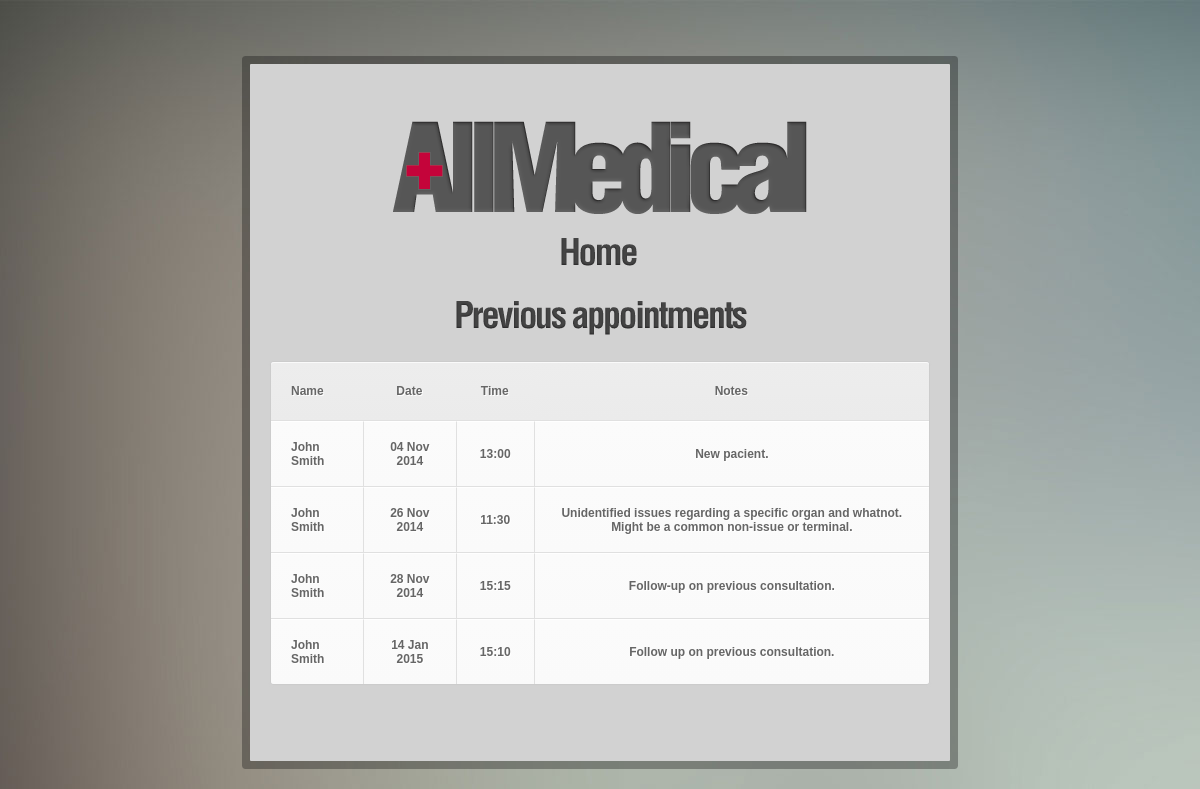
The app's page /previous.php (signed in) with its own data.
### tables this page shows
CREATE TABLE IF NOT EXISTS `appointments` (
  `dr_uid` int(11) NOT NULL,
  `p_uid` int(11) NOT NULL,
  `date` datetime NOT NULL,
  `notes` varchar(100) NOT NULL,
  `p_notes` varchar(100) NOT NULL
);

### previous.php (the view, shortened to what this page needs)
<!DOCTYPE html>
<html lang="en">
	<head>
	<?php
	$uid = $_SESSION['email'];
	$query = mysql_query("SELECT * FROM `user-info` where uid = '$uid'") or die(mysql_error());
	$row = mysql_fetch_array($query) or die("Failed " . mysql_error());
	$usertype = $row['usertype'];
	if($usertype == 'doctor') {
	$appointment_query = mysql_query("SELECT * FROM `appointments` where dr_uid = '$uid' AND date < SYSDATE() order by date") or die(mysql_error());
	}
	else {
	$appointment_query = mysql_query("SELECT * FROM `appointments` where p_uid = '$uid' AND date < SYSDATE() order by date") or die(mysql_error());
	}
	?>
	</head>
	<body>
	<br><br><br><br>
	<div id="center" align="center">
	<br><br><br><br>
	<div id="logo"></div><br>
	<a href = "/wad/"><div id="home"></div></a>
	<br>
	<div id="previous"></div>
	<table cellspacing='0'>
	<tr><th>Name</th><th>Date</th><th>Time</th><th>Notes</th></tr>
	<?php
	while($row = mysql_fetch_array($appointment_query)){
	if ($usertype == 'doctor') {
		$uid = $row['p_uid'];
		$notes = $row['notes'];
		$query = mysql_query("SELECT * FROM `user-info` where uid = '$uid'") or die(mysql_error());
		$row_temp = mysql_fetch_array($query) or die("Failed " . mysql_error());
		$name = "<a href = \"/wad/profile.php?uid=".$uid."\">".$row_temp['firstname']." ".$row_temp['lastname']."</a>";
	}
	else {
		$uid = $row['dr_uid'];
		$notes = $row['p_notes'];
		$query = mysql_query("SELECT * FROM `user-info` where uid = '$uid'") or die(mysql_error());
		$row_temp = mysql_fetch_array($query) or die("Failed " . mysql_error());
		$name = $row_temp['firstname']." ".$row_temp['lastname'];
	}
	$time = date('G:i', strtotime($row['date']));
	$date = date('d M Y', strtotime($row['date']));
    print "<tr><td>".$name."</td><td>".$date."</td><td>".$time."</td><td>".$notes."</td></tr>";
	}
	print "</table>";
	?>
	<br><br><br><br>
	</div>
	<br><br><br><br>
	</body>
</html>

### previous.php (style rules this page uses)
body { background-image: url(img/background.jpg); font-family: Helvetica; font-weight: bold; font-size: 12px; color: #424242; }
div { background-color: #D2D2D2; alignment-adjust: central; }
a:link { color: #373737; text-decoration: none; }
#center { margin-left: auto; margin-right: auto; width: 700px; border-radius: 1px; box-shadow: 0px 0px 0px 8px rgba(0,0,0,0.3); }
#home { background-color: rgba(0, 0, 0, 0); width: 98px; height: 50px; background-image: url(img/home.png); }
#logo { background-color: rgba(0, 0, 0, 0); width: 416px; height: 95px; background-image: url(img/AllMedical-logo.png); }
#previous { background-color: rgba(0, 0, 0, 0); width: 312px; height: 48px; background-image: url(img/previous.png); }
table a:link { color: #666; font-weight: bold; text-decoration:none; }
table { font-family:Arial, Helvetica, sans-serif; color:#666; font-size:12px; text-shadow: 1px 1px 0px #fff; background:#eaebec; margin:20px; border:#ccc 1px solid; -moz-border-radius:3px; -webkit-border-radius:3px; border-radius:3px; -moz-box-shadow: 0 1px 2px #d1d1d1; -webkit-box-shadow: 0 1px 2px #d1d1d1; box-shadow: 0 1px 2px #d1d1d1; }
table th { padding:21px 25px 22px 25px; border-top:1px solid #fafafa; border-bottom:1px solid #e0e0e0; background: #ededed; background: -webkit-gradient(linear, left top, left bottom, from(#ededed), to(#ebebeb)); background: -moz-linear-gradient(top, #ededed, #ebebeb); }
table th:first-child { text-align: left; padding-left:20px; }
table tr:first-child th:first-child { -moz-border-radius-topleft:3px; -webkit-border-top-left-radius:3px; border-top-left-radius:3px; }
table tr:first-child th:last-child { -moz-border-radius-topright:3px; -webkit-border-top-right-radius:3px; border-top-right-radius:3px; }
table tr { text-align: center; padding-left:20px; }
table tr td:first-child { text-align: left; padding-left:20px; border-left: 0; }
table tr td { padding:18px; border-top: 1px solid #ffffff; border-bottom:1px solid #e0e0e0; border-left: 1px solid #e0e0e0; background: #fafafa; background: -webkit-gradient(linear, left top, left bottom, from(#fbfbfb), to(#fafafa)); background: -moz-linear-gradient(top, #fbfbfb, #fafafa); }
table tr:last-child td { border-bottom:0; }
table tr:last-child td:first-child { -moz-border-radius-bottomleft:3px; -webkit-border-bottom-left-radius:3px; border-bottom-left-radius:3px; }
table tr:last-child td:last-child { -moz-border-radius-bottomright:3px; -webkit-border-bottom-right-radius:3px; border-bottom-right-radius:3px; }

### records on screen
appointments: user-info.firstname "John", user-info.lastname "Smith", date "04 Nov 2014", date "13:00", notes "New pacient."
appointments: user-info.firstname "John", user-info.lastname "Smith", date "26 Nov 2014", date "11:30", notes "Unidentified issues regarding a specific organ and whatnot. Might be a common non-issue or terminal."
appointments: user-info.firstname "John", user-info.lastname "Smith", date "28 Nov 2014", date "15:15", notes "Follow-up on previous consultation."
appointments: user-info.firstname "John", user-info.lastname "Smith", date "14 Jan 2015", date "15:10", notes "Follow up on previous consultation."
